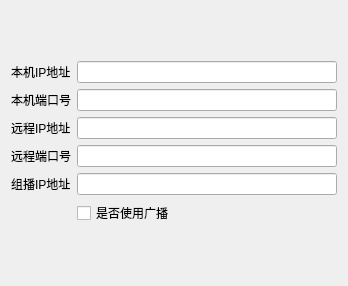
<?xml version="1.0" encoding="UTF-8"?>
<ui version="4.0">
 <class>QCommConfigUdpClientDlg</class>
 <widget class="QDialog" name="QCommConfigUdpClientDlg">
  <property name="geometry">
   <rect>
    <x>0</x>
    <y>0</y>
    <width>348</width>
    <height>286</height>
   </rect>
  </property>
  <property name="windowTitle">
   <string>Dialog</string>
  </property>
  <layout class="QVBoxLayout" name="verticalLayout">
   <item>
    <layout class="QGridLayout" name="gridLayout">
     <item row="0" column="0">
      <widget class="QLabel" name="label_6">
       <property name="text">
        <string>本机IP地址</string>
       </property>
      </widget>
     </item>
     <item row="3" column="1">
      <widget class="QLineEdit" name="m_editRemotePort"/>
     </item>
     <item row="4" column="0">
      <widget class="QLabel" name="label_5">
       <property name="text">
        <string>组播IP地址</string>
       </property>
      </widget>
     </item>
     <item row="4" column="1">
      <widget class="QLineEdit" name="m_editMulticastIP"/>
     </item>
     <item row="1" column="1">
      <widget class="QLineEdit" name="m_editLocalPort"/>
     </item>
     <item row="0" column="1">
      <widget class="QLineEdit" name="m_editLocalIP"/>
     </item>
     <item row="1" column="0">
      <widget class="QLabel" name="label_4">
       <property name="text">
        <string>本机端口号</string>
       </property>
      </widget>
     </item>
     <item row="3" column="0">
      <widget class="QLabel" name="label_8">
       <property name="text">
        <string>远程端口号</string>
       </property>
      </widget>
     </item>
     <item row="2" column="0">
      <widget class="QLabel" name="label_7">
       <property name="text">
        <string>远程IP地址</string>
       </property>
      </widget>
     </item>
     <item row="2" column="1">
      <widget class="QLineEdit" name="m_editRemoteIP"/>
     </item>
     <item row="5" column="1">
      <widget class="QCheckBox" name="m_chkIsBroadcast">
       <property name="text">
        <string>是否使用广播</string>
       </property>
      </widget>
     </item>
    </layout>
   </item>
  </layout>
 </widget>
 <resources/>
 <connections/>
</ui>
